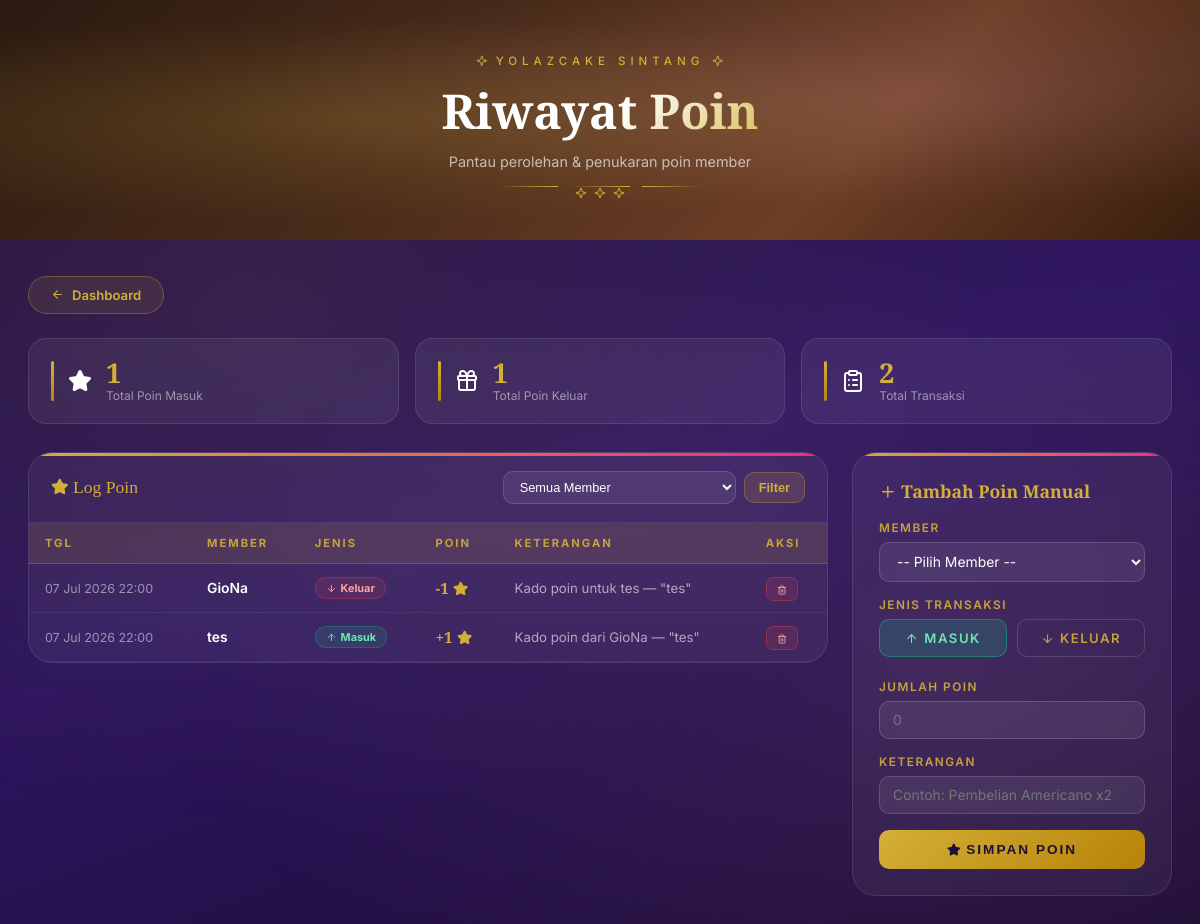
The page /riwayat_poin/riwayat_poin.php (signed in) on the database as committed earlier.
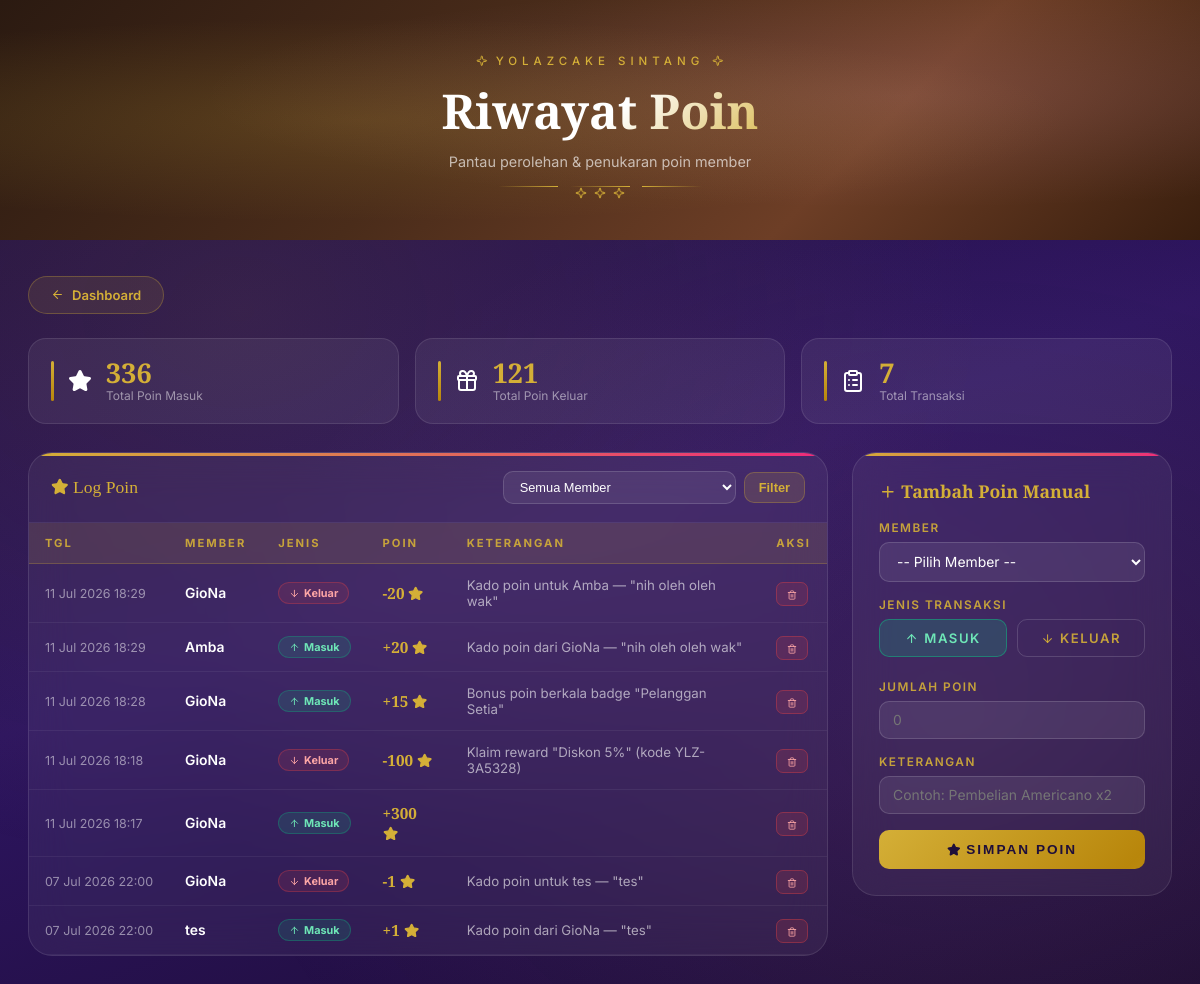
The same page on the database as committed later.
### tables this page shows
CREATE TABLE `riwayat_poin` (
  `id_riwayat` int(11) NOT NULL,
  `id_member` int(11) NOT NULL,
  `jenis` enum('Masuk','Keluar') NOT NULL,
  `poin` int(11) NOT NULL,
  `keterangan` varchar(255) DEFAULT NULL,
  `created_at` timestamp NOT NULL DEFAULT current_timestamp()
);

CREATE TABLE `member` (
  `id_member` int(11) NOT NULL,
  `id_user` int(11) DEFAULT NULL,
  `nama` varchar(100) NOT NULL,
  `email` varchar(100) DEFAULT NULL,
  `no_hp` varchar(20) DEFAULT NULL,
  `alamat` text DEFAULT NULL,
  `poin` int(11) DEFAULT 0,
  `streak_saat_ini` int(11) NOT NULL DEFAULT 0,
  `streak_terbaik` int(11) NOT NULL DEFAULT 0,
  `checkin_terakhir` date DEFAULT NULL,
  `created_at` timestamp NOT NULL DEFAULT current_timestamp()
);

### riwayat_poin/riwayat_poin.php (the view, shortened to what this page needs)
<?php
include '../config/koneksi.php';
$filter_member = (int)($_GET['member'] ?? 0);
if($filter_member){
    $stmt = $conn->prepare("SELECT rp.*,m.nama FROM riwayat_poin rp LEFT JOIN member m ON m.id_member=rp.id_member WHERE rp.id_member=? ORDER BY rp.created_at DESC");
    $stmt->bind_param("i", $filter_member);
    $stmt->execute();
    $query = $stmt->get_result();
} else {
    $query = $conn->query("SELECT rp.*,m.nama FROM riwayat_poin rp LEFT JOIN member m ON m.id_member=rp.id_member ORDER BY rp.created_at DESC");
}
$stats = mysqli_fetch_assoc(mysqli_query($conn,"SELECT SUM(CASE WHEN jenis='Masuk' THEN poin ELSE 0 END) as total_masuk, SUM(CASE WHEN jenis='Keluar' THEN poin ELSE 0 END) as total_keluar, COUNT(*) as total FROM riwayat_poin"));
?>
<!DOCTYPE html>
<html lang="id">
<head>
  <link rel="stylesheet" href="../assets/css/lucide-icons.css">
</head>
<body>
<div class="page-hero" id="pageHero">
  <div class="hero-inner">
    <p class="hero-eyebrow"><i data-lucide="sparkle" class="lucide-ic"></i> YOLAZCAKE Sintang <i data-lucide="sparkle" class="lucide-ic"></i></p>
    <h1>Riwayat Poin</h1>
    <p class="hero-sub">Pantau perolehan & penukaran poin member</p>
    <div class="hero-divider"><span></span><span class="diamond"><i data-lucide="sparkle" class="lucide-ic"></i> <i data-lucide="sparkle" class="lucide-ic"></i> <i data-lucide="sparkle" class="lucide-ic"></i></span><span></span></div>
  </div>
</div>
<div class="page-wrapper">
  <a href="../dashboard.php" class="btn-back"><i data-lucide="arrow-left" class="lucide-ic"></i> Dashboard</a>
  <div class="stats-row">
    <div class="stat-card"><span class="stat-icon"><i data-lucide="star" class="lucide-ic lucide-fill"></i></span>
      <div><div class="stat-val"><?= number_format($stats['total_masuk']??0) ?></div><div class="stat-lbl">Total Poin Masuk</div></div></div>
    <div class="stat-card"><span class="stat-icon"><i data-lucide="gift" class="lucide-ic"></i></span>
      <div><div class="stat-val"><?= number_format($stats['total_keluar']??0) ?></div><div class="stat-lbl">Total Poin Keluar</div></div></div>
    <div class="stat-card"><span class="stat-icon"><i data-lucide="clipboard-list" class="lucide-ic"></i></span>
      <div><div class="stat-val"><?= number_format($stats['total']??0) ?></div><div class="stat-lbl">Total Transaksi</div></div></div>
  </div>
  <div class="main-grid">
    <div class="table-card">
      <div class="card-header">
        <span class="card-title"><i data-lucide="star" class="lucide-ic lucide-fill"></i> Log Poin</span>
        <form method="GET" class="filter-row">
          <select name="member" class="filter-sel">
            <option value="">Semua Member</option>
          </select>
          <button type="submit" class="btn-filter">Filter</button>
        </form>
      </div>
      <div style="overflow-x:auto;">
      <table>
        <thead><tr><th>Tgl</th><th>Member</th><th>Jenis</th><th>Poin</th><th>Keterangan</th><th>Aksi</th></tr></thead>
        <tbody>
        <?php $rows=mysqli_num_rows($query); if($rows>0): while($d=mysqli_fetch_assoc($query)): ?>
        <tr>
          <td style="font-size:.78em;color:rgba(255,255,255,.5);white-space:nowrap;"><?= date('d M Y H:i',strtotime($d['created_at'])) ?></td>
          <td class="td-nama"><?= htmlspecialchars($d['nama']??'—') ?></td>
          <td><?php if($d['jenis']==='Masuk'): ?><span class="badge-masuk"><i data-lucide="arrow-up" class="lucide-ic"></i> Masuk</span>
              <?php else: ?><span class="badge-keluar"><i data-lucide="arrow-down" class="lucide-ic"></i> Keluar</span><?php endif; ?></td>
          <td><span class="poin-val"><?= $d['jenis']==='Masuk'?'+':'-' ?><?= number_format($d['poin']) ?> <i data-lucide="star" class="lucide-ic lucide-fill"></i></span></td>
          <td style="color:rgba(255,255,255,.6);font-size:.83em;"><?= htmlspecialchars($d['keterangan']??'—') ?></td>
          <td><a href="?hapus=<?= $d['id_riwayat'] ?>&<?= $filter_member?"member=$filter_member":'' ?>"
               class="btn-hapus-sm" onclick="return confirm('Hapus entri ini? Poin member akan dikembalikan.')"><i data-lucide="trash-2" class="lucide-ic"></i></a></td>
        </tr>
        <?php endwhile; else: ?>
        <tr><td colspan="6"><div class="empty-state">Belum ada riwayat poin</div></td></tr>
        <?php endif; ?>
        </tbody>
      </table>
      </div>
    </div>
    <div class="form-panel">
      <h3><i data-lucide="plus" class="lucide-ic"></i> Tambah Poin Manual</h3>
      <form method="POST">
        <div class="form-group">
          <label>Member</label>
          <select name="id_member" class="inp" required>
            <option value="">-- Pilih Member --</option>
          </select>
        </div>
        <div class="form-group">
          <label>Jenis Transaksi</label>
          <div class="jenis-row">
            <div>
              <label for="jMasuk" class="jenis-label jenis-label-masuk"><i data-lucide="arrow-up" class="lucide-ic"></i> Masuk</label>
            </div>
            <div>
              <label for="jKeluar" class="jenis-label jenis-label-keluar"><i data-lucide="arrow-down" class="lucide-ic"></i> Keluar</label>
            </div>
          </div>
        </div>
        <div class="form-group">
          <label>Jumlah Poin</label>
          <input type="number" name="poin" placeholder="0" min="1" required>
        </div>
        <div class="form-group">
          <label>Keterangan</label>
          <input type="text" name="keterangan" placeholder="Contoh: Pembelian Americano x2">
        </div>
        <button type="submit" name="tambah_poin" class="btn-submit"><i data-lucide="star" class="lucide-ic lucide-fill"></i> Simpan Poin</button>
      </form>
    </div>
  </div>
</div>
</body>
</html>

Rows that differ between the two databases and show on the page:
added riwayat_poin: created_at "11 Jul 2026 18:29", id_member.nama "GioNa", jenis "Keluar" (drawn), poin "20", keterangan "Kado poin untuk Amba — \"nih oleh oleh wak\""
added riwayat_poin: created_at "11 Jul 2026 18:29", id_member.nama "Amba", jenis "Masuk" (drawn), poin "20", keterangan "Kado poin dari GioNa — \"nih oleh oleh wak\""
added riwayat_poin: created_at "11 Jul 2026 18:28", id_member.nama "GioNa", jenis "Masuk" (drawn), poin "15", keterangan "Bonus poin berkala badge \"Pelanggan Setia\""
added riwayat_poin: created_at "11 Jul 2026 18:18", id_member.nama "GioNa", jenis "Keluar" (drawn), poin "100", keterangan "Klaim reward \"Diskon 5%\" (kode YLZ-3A5328)"
added riwayat_poin: created_at "11 Jul 2026 18:17", id_member.nama "GioNa", jenis "Masuk" (drawn), poin "300"
Other text that changed with them:
$stats['total_masuk']: "1" → "336"
$stats['total_keluar']: "1" → "121"
$stats['total']: "2" → "7"
